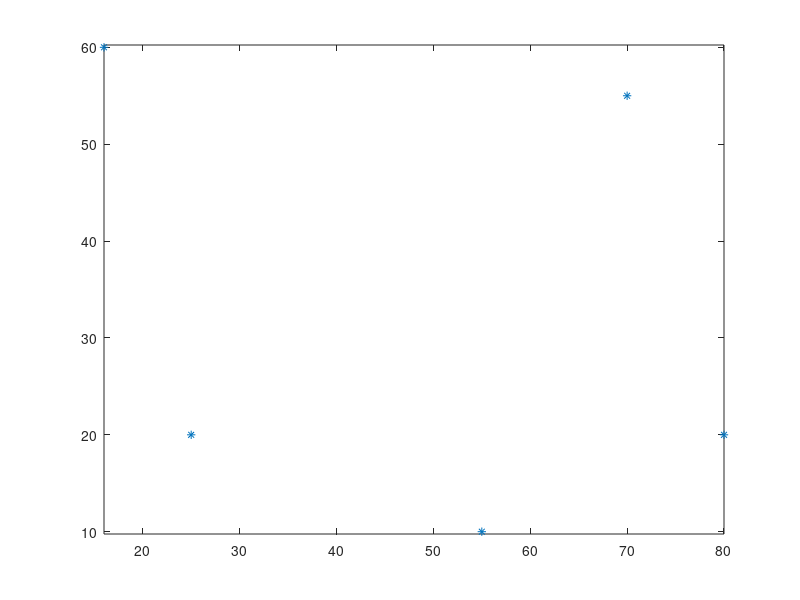

Reproduce this figure in MATLAB. (Note: this script raises an error after producing the figure.)
px = [25,16,70,80,55];
py = [20,60,55,20,10];
plot(px,py,'*');
axis equal
hold on
syms b4 b3 b2 b1 b0 a4 a3 a2 a1 a0 t
t0 = -1 ; t1 = 0; t2 = 1; t3 = 2; t4 = 2.7;
x(t) = b4*t^4 + b3*t^3 + b2*t^2 + b1*t + b0;
y(t) = a4*t^4 + a3*t^3 + a2*t^2 + a1*t + a0;
xd(t) = diff(x(t),t);
yd(t) = diff(y(t),t);
ex = [
    x(t0) == px(1),...
    x(t1) == px(2),...
    x(t2) == px(3),...
    x(t3) == px(4),...
    x(t4) == px(5)
    ];
ey = [
    y(t0) == py(1),...
    y(t1) == py(2),...
    y(t2) == py(3),...
    y(t3) == py(4),...
    y(t4) == py(5)
    ];
mx = solve(ex,[b4 b3 b2 b1 b0]);
my = solve(ey,[a4 a3 a2 a1 a0]);
cx(t) = mx.b4*t^4 + mx.b3*t^3 + mx.b2*t^2 + mx.b1*t + mx.b0;
cy(t) = my.a4*t^4 + my.a3*t^3 + my.a2*t^2 + my.a1*t + my.a0;
fplot(cx(t),cy(t),[t0 t4]);
cxd(t) = diff(cx(t),t);
cyd(t) = diff(cy(t),t);
quiver(px(5),py(5),cxd(t4),cyd(t4));

t_ = 1.75;
quiver(cx(t_),cy(t_),cxd(t_),cyd(t_));
plot(cx(t_),cy(t_),'o')